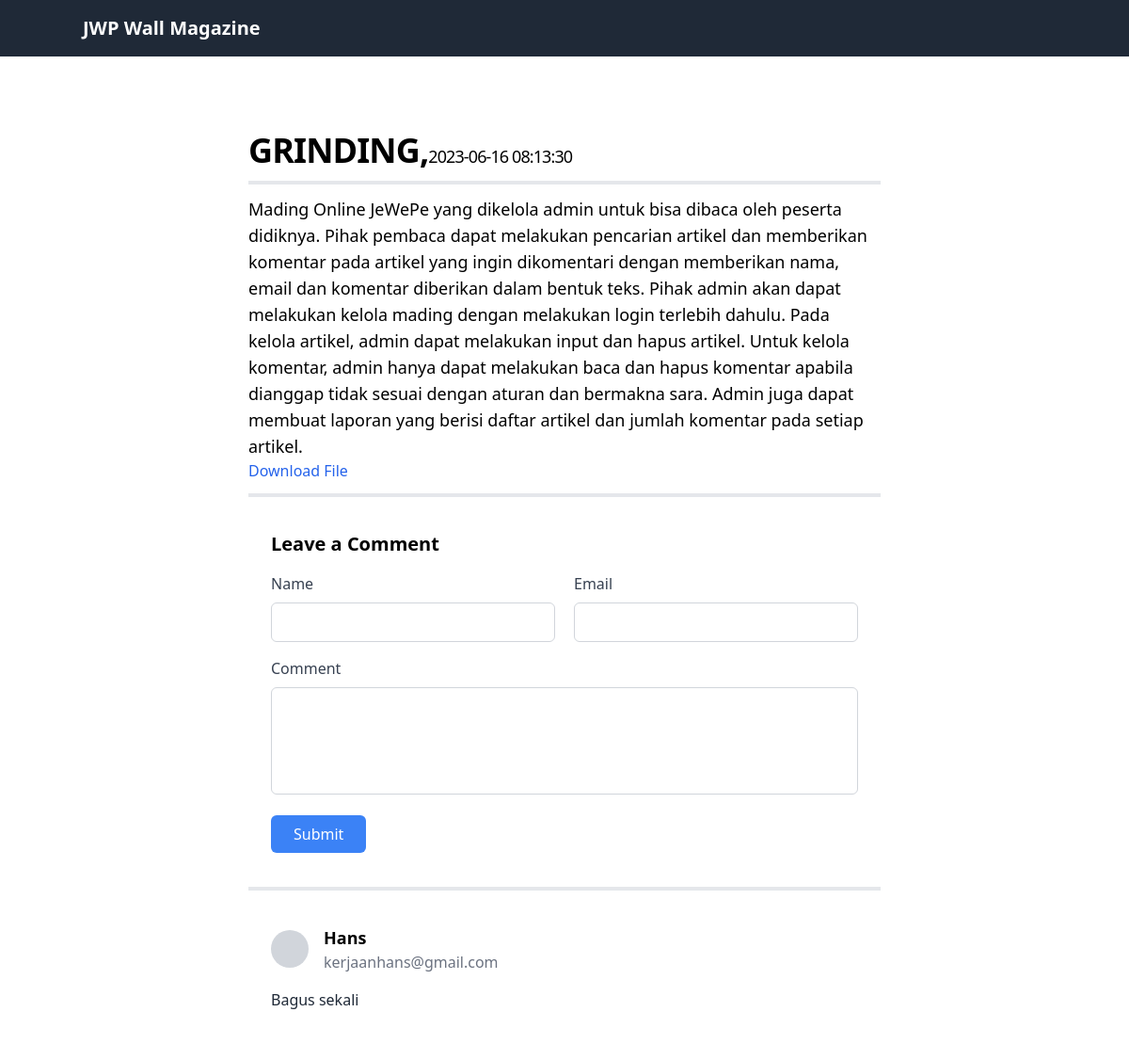
The app's page /article.php?id=10 with its own data.
### tables this page shows
CREATE TABLE `articles` (
  `article_id` int(11) NOT NULL,
  `title` varchar(255) NOT NULL,
  `content_text` text NOT NULL,
  `content_file` varchar(255) DEFAULT NULL,
  `created_at` timestamp NOT NULL DEFAULT current_timestamp()
);

CREATE TABLE `comments` (
  `comment_id` int(11) NOT NULL,
  `article_id` int(11) NOT NULL,
  `name` varchar(255) NOT NULL,
  `email` varchar(255) NOT NULL,
  `comment` text NOT NULL,
  `created_at` timestamp NOT NULL DEFAULT current_timestamp()
);

### article.php (the view, shortened to what this page needs)
<!DOCTYPE html>
<html lang="en">
<head>
  <link href="https://cdn.jsdelivr.net/npm/tailwindcss@2.2.19/dist/tailwind.min.css" rel="stylesheet">
</head>
<body>
  <nav class="bg-gray-800 py-4">
    <div class="container space-x-3 mx-auto flex justify-between items-center">
      <div>
        <a href="./" class="text-white text-xl font-semibold">JWP Wall Magazine</a>
      </div>
    </div>
  </nav>
  <?php
    $conn = mysqli_connect("localhost", "root", "", "db_jwp");
    $id = $_GET['id'];
    $sql = "SELECT * FROM `articles` where article_id = " . $id;
    $result = $conn->query($sql);
    $row = $result->fetch_assoc();
  ?>
    <div class='max-w-2xl mb-10 mx-auto'>
        <p class='mt-20 text-4xl font-bold tracking-tight'><?= $row['title']?>,<span class="text-lg font-normal"><?= $row['created_at']?></span></p>
        <hr class='border-2 my-3'/>
        <p class='text-lg'>
           <?= $row['content_text']?>
        </p>
        <a href="assets/img/<?=$row['content_file']?>" class="mt-2 text-blue-600 hover:underline hover:underline-offset-2" download>Download File</a>
        <hr class='border-2 my-3'/>
        <?php
             if (!isset($_SESSION['login'])){
              ?>
    <div class="p-6">
  <h3 class="text-xl font-semibold mb-4">Leave a Comment</h3>
  <form method="POST">
    <div class="flex space-x-5">
        <div class="mb-4 w-full">
          <label for="name" class="block text-gray-700 font-medium mb-2">Name</label>
          <input type="text" id="name" name="name" class="border border-gray-300 px-4 py-2 rounded-md w-full focus:outline-none focus:ring focus:border-blue-500" required>
        </div>
        <div class="mb-4 w-full">
          <label for="email" class="block text-gray-700 font-medium mb-2">Email</label>
          <input type="email" id="email" name="email" class="border border-gray-300 px-4 py-2 rounded-md w-full focus:outline-none focus:ring focus:border-blue-500" required>
        </div>
    </div>
    <div class="mb-4">
      <label for="comment" class="block text-gray-700 font-medium mb-2">Comment</label>
      <textarea id="comment" name="comment" rows="4" class="border border-gray-300 px-4 py-2 rounded-md w-full resize-none focus:outline-none focus:ring focus:border-blue-500" required></textarea>
    </div>
    <button name="submit" type="submit" class="bg-blue-500 hover:bg-blue-600 text-white px-6 py-2 rounded-md">Submit</button>
  </form>
</div>
<hr class='border-2 my-3'/>
<?php
             }
             ?>
    <div>
    <?php
  $sql = "SELECT * FROM comments where article_id = $id";
  $result = $conn->query($sql);
  if ($result->num_rows > 0) {
    while ($row = $result->fetch_assoc()) {
   ?>
        <div class="bg-white p-6">
            <div class="flex justify-between items-center mb-4">
                <div class="flex items-center">
                    <div class="bg-gray-300 w-10 h-10 rounded-full mr-4"></div>
                    <div>
                        <h3 class="text-lg font-semibold"><?=$row['name']?></h3>
                        <p class="text-gray-500"><?=$row['email']?></p>
                    </div>
                </div>
            </div>
            <p class="text-gray-800"><?=$row['comment']?>
        <?php     }
} else {
    echo "no comments";
}
?>
    </div>
        </div>
</body>
</html>

### records on screen
articles: title "GRINDING", created_at "2023-06-16 08:13:30", content_text "Mading Online JeWePe yang dikelola admin untuk bisa dibaca oleh peserta didiknya. Pihak pembaca dapat melakukan pencarian artikel dan memberikan komentar pada artikel yang ingin dikomentari dengan memberikan nama, email dan komentar diberikan dalam bentuk teks. Pihak admin akan dapat melakukan kelola mading dengan melakukan login terlebih dahulu. Pada kelola artikel, admin dapat melakukan input dan hapus artikel. Untuk kelola komentar, admin hanya dapat melakukan baca dan hapus komentar apabila dianggap tidak sesuai dengan aturan dan bermakna sara. Admin juga dapat membuat laporan yang berisi daftar artikel dan jumlah komentar pada setiap artikel."
comments: name "Hans", email "kerjaanhans@gmail.com", comment "Bagus sekali"
